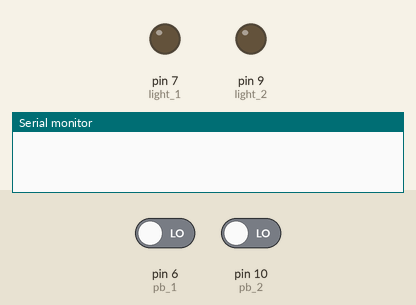
This sketch was run on a simulated Arduino Uno, built with avr-gcc and run on an emulated ATmega328P. Shown: output pins drawn as LEDs (lit = HIGH), the last lines printed to the serial monitor. Inputs (shaded band) come from the test bench; at power-on: pin 10 (pb_2) LOW, pin 6 (pb_1) LOW.

Above: at 1.2 s.
1.3 s: pin 10 (pb_2) driven HIGH
At 3.1 s:
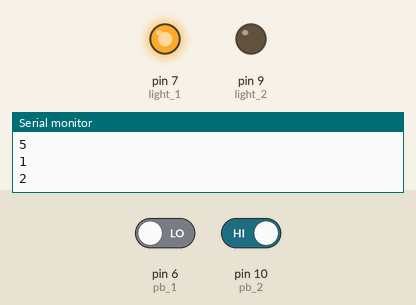
3.5 s: pin 6 (pb_1) driven HIGH
At 4.2 s:
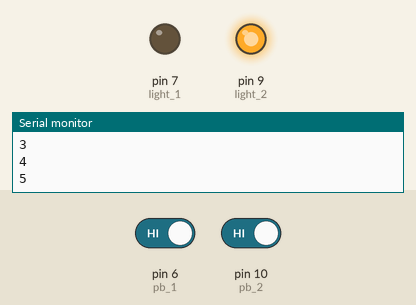
5.0 s: pin 6 (pb_1) driven LOW
At 5.4 s:
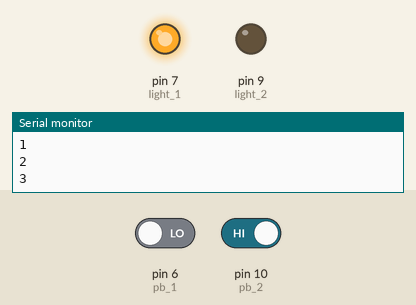
Timing chart, 0 to 8.0 s (numbered marks = the images above; inputs shaded):
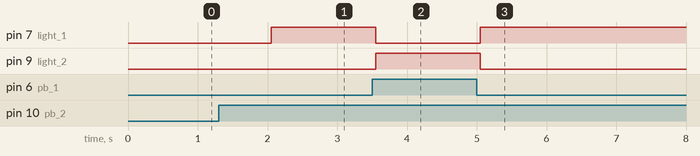

The sketch:

0325.ino
```cpp
int light_1 = 7;
int pb_1 = 6;
int pb_2 = 10;
int light_2 = 9;
bool i_1 = false;
bool i_2 = false;
int time = 0;


void setup() {
  // put your setup code here, to run once:
  pinMode(light_1, OUTPUT);
  pinMode(light_2, OUTPUT);
  pinMode(pb_1, INPUT);
  pinMode(pb_2, INPUT);
  Serial.begin(9600);
}

void loop() {
  if (digitalRead(pb_1) == HIGH || digitalRead(pb_2) == HIGH){
    time ++;
    Serial.println(time);
    delay(150);
  }

  if(digitalRead(pb_1) == LOW && time == 5){
    digitalWrite(light_1, HIGH);
    digitalWrite(light_2, LOW);
    time = 0;
  }
  if (digitalRead(pb_2) == HIGH && time == 5) {  //我的按鈕按下時為LOW
    digitalWrite(light_2, HIGH);
    digitalWrite(light_1, LOW);
    time = 0;
  }

}
```

Measured:
- after the input at 1.3 s, pin 7 (light_1): LOW → HIGH after 0.75 s
- after the input at 3.5 s, pin 7 (light_1): HIGH → LOW after 0.05 s; pin 9 (light_2): LOW → HIGH after 0.05 s
- after the input at 5.0 s, pin 7 (light_1): LOW → HIGH after 0.05 s; pin 9 (light_2): HIGH → LOW after 0.05 s
